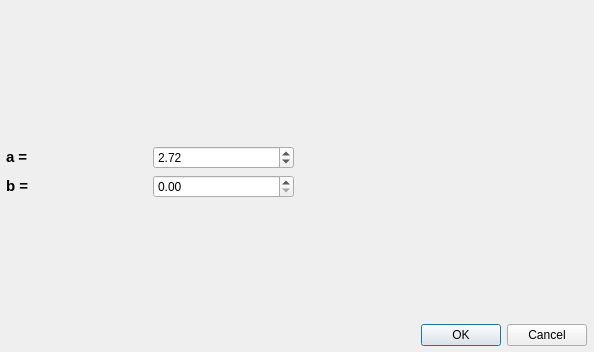
<?xml version="1.0" encoding="UTF-8"?>
<ui version="4.0">
 <class>DialogLogGrey</class>
 <widget class="QDialog" name="DialogLogGrey">
  <property name="geometry">
   <rect>
    <x>0</x>
    <y>0</y>
    <width>594</width>
    <height>352</height>
   </rect>
  </property>
  <property name="sizePolicy">
   <sizepolicy hsizetype="Fixed" vsizetype="Fixed">
    <horstretch>0</horstretch>
    <verstretch>0</verstretch>
   </sizepolicy>
  </property>
  <property name="windowTitle">
   <string>Dialog</string>
  </property>
  <widget class="QWidget" name="">
   <property name="geometry">
    <rect>
     <x>6</x>
     <y>6</y>
     <width>581</width>
     <height>341</height>
    </rect>
   </property>
   <layout class="QVBoxLayout" name="verticalLayout_3">
    <property name="sizeConstraint">
     <enum>QLayout::SetMaximumSize</enum>
    </property>
    <property name="bottomMargin">
     <number>1</number>
    </property>
    <item>
     <layout class="QHBoxLayout" name="horizontalLayout_3">
      <item>
       <layout class="QVBoxLayout" name="verticalLayout_2">
        <item>
         <spacer name="verticalSpacer_2">
          <property name="orientation">
           <enum>Qt::Vertical</enum>
          </property>
          <property name="sizeHint" stdset="0">
           <size>
            <width>20</width>
            <height>40</height>
           </size>
          </property>
         </spacer>
        </item>
        <item>
         <widget class="QLabel" name="funLabel">
          <property name="text">
           <string/>
          </property>
         </widget>
        </item>
        <item>
         <layout class="QVBoxLayout" name="verticalLayout">
          <item>
           <layout class="QHBoxLayout" name="horizontalLayout_2">
            <item>
             <layout class="QHBoxLayout" name="horizontalLayout_8"/>
            </item>
            <item>
             <widget class="QLabel" name="label">
              <property name="text">
               <string>&lt;html&gt;&lt;head/&gt;&lt;body&gt;&lt;p&gt;&lt;span style=&quot; font-size:11pt; font-weight:600;&quot;&gt;a = &lt;/span&gt;&lt;/p&gt;&lt;/body&gt;&lt;/html&gt;</string>
              </property>
             </widget>
            </item>
            <item>
             <widget class="QDoubleSpinBox" name="aDoubleSpinBox">
              <property name="singleStep">
               <double>0.100000000000000</double>
              </property>
              <property name="value">
               <double>2.720000000000000</double>
              </property>
             </widget>
            </item>
            <item>
             <layout class="QHBoxLayout" name="horizontalLayout_5"/>
            </item>
           </layout>
          </item>
          <item>
           <layout class="QHBoxLayout" name="horizontalLayout">
            <item>
             <layout class="QHBoxLayout" name="horizontalLayout_7"/>
            </item>
            <item>
             <widget class="QLabel" name="label_2">
              <property name="text">
               <string>&lt;html&gt;&lt;head/&gt;&lt;body&gt;&lt;p&gt;&lt;span style=&quot; font-size:11pt; font-weight:600;&quot;&gt;b = &lt;/span&gt;&lt;/p&gt;&lt;/body&gt;&lt;/html&gt;</string>
              </property>
             </widget>
            </item>
            <item>
             <widget class="QDoubleSpinBox" name="bDoubleSpinBox">
              <property name="minimum">
               <double>0.000000000000000</double>
              </property>
             </widget>
            </item>
            <item>
             <layout class="QHBoxLayout" name="horizontalLayout_6"/>
            </item>
           </layout>
          </item>
         </layout>
        </item>
        <item>
         <spacer name="verticalSpacer">
          <property name="orientation">
           <enum>Qt::Vertical</enum>
          </property>
          <property name="sizeHint" stdset="0">
           <size>
            <width>20</width>
            <height>40</height>
           </size>
          </property>
         </spacer>
        </item>
       </layout>
      </item>
      <item>
       <widget class="QCustomPlot" name="customPlot" native="true"/>
      </item>
     </layout>
    </item>
    <item>
     <layout class="QHBoxLayout" name="horizontalLayout_4">
      <item>
       <spacer name="horizontalSpacer">
        <property name="orientation">
         <enum>Qt::Horizontal</enum>
        </property>
        <property name="sizeHint" stdset="0">
         <size>
          <width>40</width>
          <height>20</height>
         </size>
        </property>
       </spacer>
      </item>
      <item>
       <widget class="QDialogButtonBox" name="buttonBox">
        <property name="orientation">
         <enum>Qt::Horizontal</enum>
        </property>
        <property name="standardButtons">
         <set>QDialogButtonBox::Cancel|QDialogButtonBox::Ok</set>
        </property>
       </widget>
      </item>
     </layout>
    </item>
   </layout>
  </widget>
 </widget>
 <customwidgets>
  <customwidget>
   <class>QCustomPlot</class>
   <extends>QWidget</extends>
   <header location="global">qcustomplot.h</header>
   <container>1</container>
  </customwidget>
 </customwidgets>
 <resources/>
 <connections>
  <connection>
   <sender>buttonBox</sender>
   <signal>accepted()</signal>
   <receiver>DialogLogGrey</receiver>
   <slot>accept()</slot>
   <hints>
    <hint type="sourcelabel">
     <x>248</x>
     <y>254</y>
    </hint>
    <hint type="destinationlabel">
     <x>157</x>
     <y>274</y>
    </hint>
   </hints>
  </connection>
  <connection>
   <sender>buttonBox</sender>
   <signal>rejected()</signal>
   <receiver>DialogLogGrey</receiver>
   <slot>reject()</slot>
   <hints>
    <hint type="sourcelabel">
     <x>316</x>
     <y>260</y>
    </hint>
    <hint type="destinationlabel">
     <x>286</x>
     <y>274</y>
    </hint>
   </hints>
  </connection>
 </connections>
</ui>
